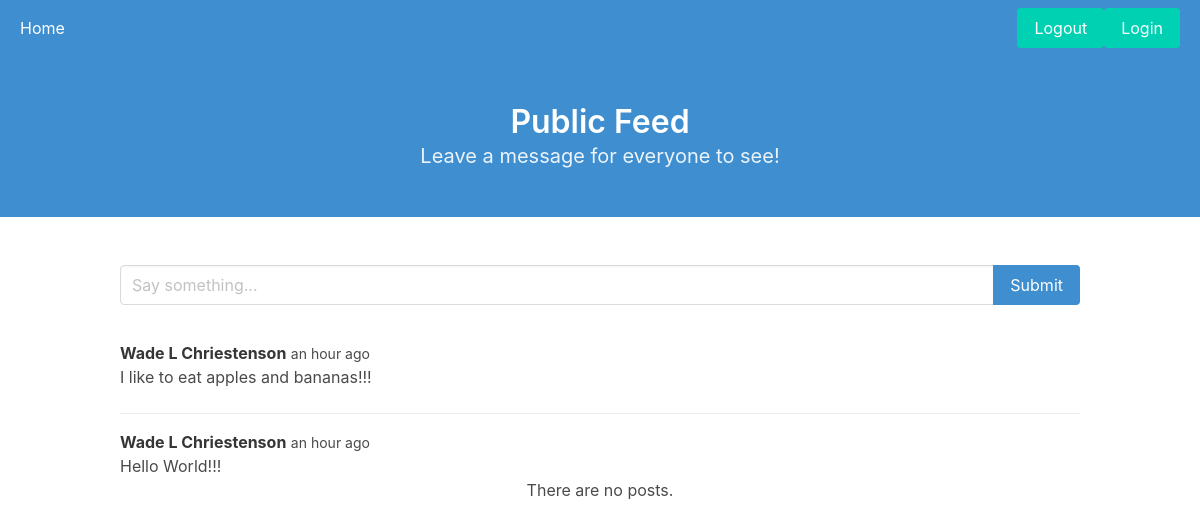
The page / on the database its author committed.
### feedapp/models.py (models this page shows, shortened)
class Post(models.Model):
    user = models.ForeignKey(settings.AUTH_USER_MODEL, on_delete=models.CASCADE)
    text = models.CharField(max_length=280)
    date_posted = models.DateTimeField(auto_now_add=True)
    hidden = models.BooleanField(default=False)
    date_hidden = models.DateTimeField(blank=True, null=True)
    hidden_by = models.ForeignKey(settings.AUTH_USER_MODEL, on_delete=models.CASCADE, blank=True, null=True,
                                  related_name='mod_who_hid')

class User(AbstractUser):
    pass

### feedapp/views.py (the view)
# urls.py: path('', views.index, name='index'),
def index(request):
    if request.method == 'POST':
        form = PostForm(request.POST)
        if form.is_valid():
            post = form.save(commit=False)
            post.user = request.user
            post.save()
            return redirect('index')
    else:
        form = PostForm()
        posts = Post.objects.filter(hidden=False).order_by('-date_posted').all()
        context = {'form': form, 'posts': posts}
    return render(request, 'feedapp/index.html', context)

### feedapp/forms.py
class PostForm(ModelForm):
    class Meta:
        model = Post
        fields = ['text']
        widgets = {
            'text': TextInput(attrs={'class': 'input', 'placeholder': 'Say something...'}),
        }

### feedapp/templates/feedapp/index.html (shortened to what this page needs)
{% extends 'feedapp/base.html' %}
{% load humanize %}
{% block main_title %}Public Feed{% endblock %}
{% block sub_title %}Leave a message for everyone to see!{% endblock %}
{% block content %}
    <AmpContent>
<form method="POST">
  <article class="media">
    <div class="media-content">
      <div class="field">
        <p class="control">
          <div class="field has-addons">
            <div class="control is-expanded">
              {{ form.text }}
            </div>
            <div class="control">
              <button class="button is-info">Submit</button>
            </div>
          </div>
        </p>
      </div>
    </div>
  </article>
</form>
</AmpContent>
    <AmpContent>
  {% for post in posts %}
    <article class="media mt-5">
      <div class="media-content">
        <div class="content">
          <p>
            <strong>{{ post.user.first_name }} {{ post.user.last_name }}</strong>
            <small>{{ post.date_posted|naturaltime }}</small>
            <br>
            {{ post.text }}
          </p>
        </div>
      </div>
   </article>
  {% endfor %}
</AmpContent>
<NonAmpContent>
  <article class="media">
    <div class="media-content">
      <div class="content has-text-centered">
        <p>There are no posts.</p>
      </div>
    </div>
  </article>
</NonAmpContent>
{% endblock %}

### rows shown on the page
Post: user.first_name "Wade", user.last_name "L Chriestenson", date_posted "an hour ago", text "I like to eat apples and bananas!!!"
Post: user.first_name "Wade", user.last_name "L Chriestenson", date_posted "an hour ago", text "Hello World!!!"
